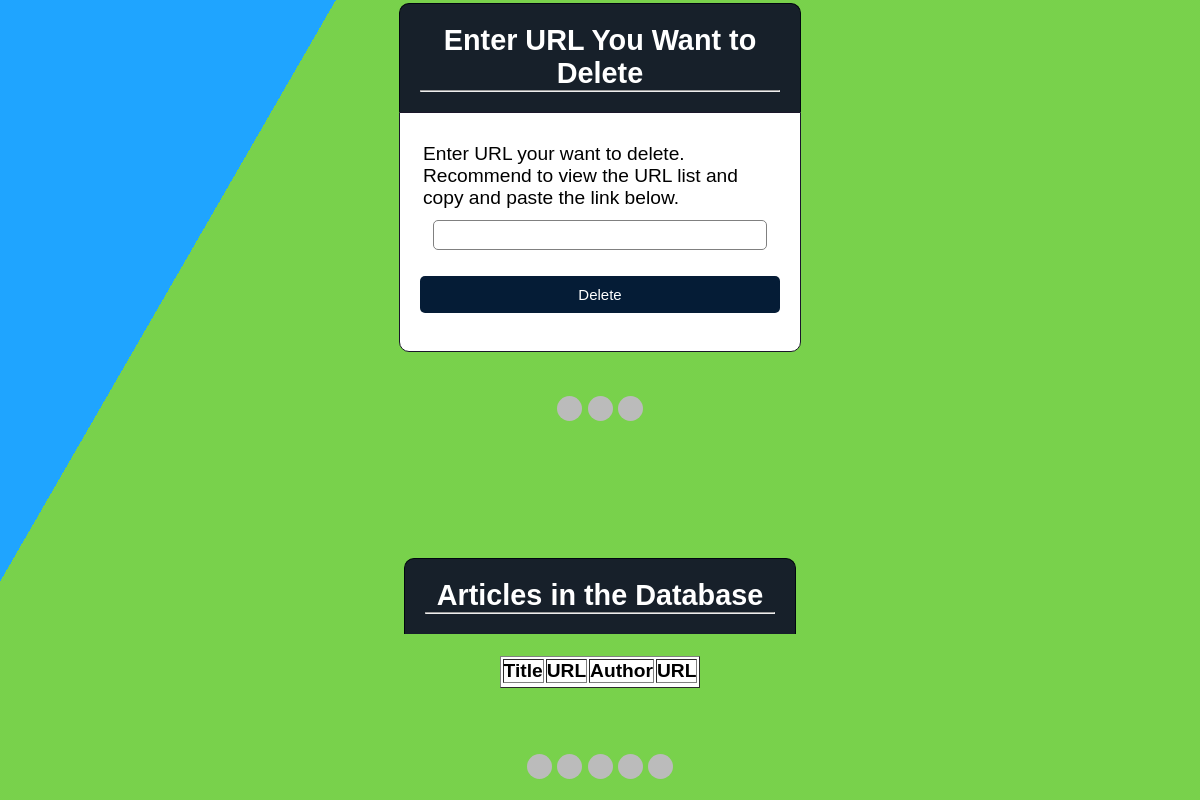
Before: /wellness/adminArticleControl.php (lower part) with the older database file.
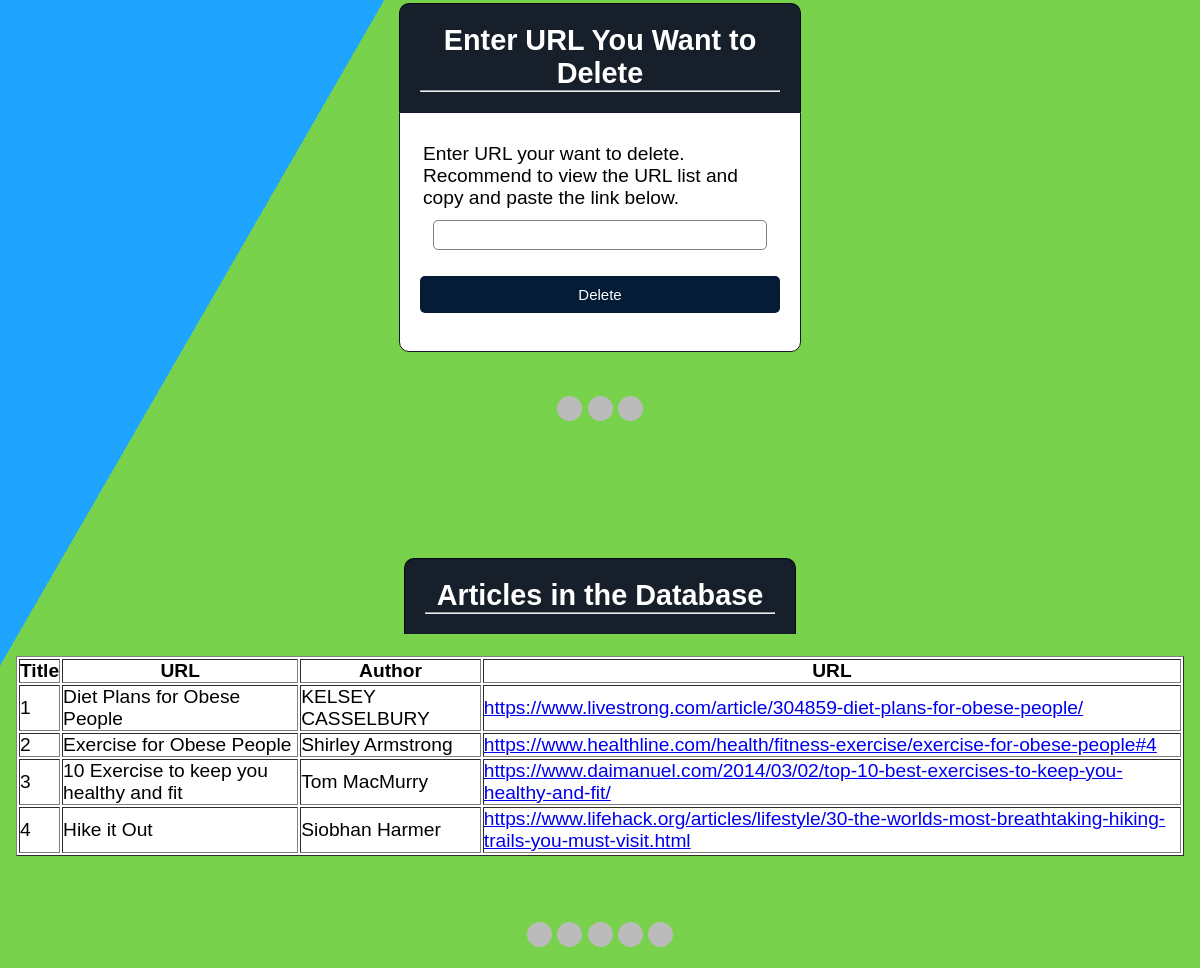
After: the same page with the newer database file.
### tables this page shows
CREATE TABLE articles
(
    article_ID int NOT NULL AUTO_INCREMENT PRIMARY KEY,
    ArticleTitle varchar(255) NOT NULL,
    ArticleAuthors varchar(255) NOT NULL,
    urls varchar(225) NOT NULL UNIQUE,
    ArticleTopic_1 varchar(225),
    ArticleTopic_2 varchar(225),
    ArticleTopic_3 varchar(225),
    ArticleTag_1 varchar(225),
    ArticleTag_2 varchar(225),
    ArticleTag_3 varchar(225),
    ArticleTag_4 varchar(225)
);

### wellness/adminArticleControl.php (the view, shortened to what this page needs)
<!DOCTYPE html>
<html>
  <link rel="stylesheet" href="stylesheet.css">
  <head>
    </head>
    <body>
    </body>
   <center>
    <link rel="stylesheet" type="text/css" href="style.css">
   <p>
    <br>
    <br>
  <br>
     <br>
     <br>
   <center>
   <div class="header">
          <h2>Enter URL You Want to Delete </h2><hr>
   </div>
   <form method="post" action="adminArticleControl.php">
    <div class="input-group">
         <label>Enter URL your want to delete. Recommend to view the URL list and copy and paste the link below. </label>
         <input type="text" name="url_to_delete">
       </div>
   <div class="input-group">
         <button type="submit" class="btn" name="delete_url">Delete</button>
       </div>
   </center>
    <br>
  <br>
  <div style="text-align:center">
    <span class="dot"></span>
    <span class="dot"></span>
    <span class="dot"></span>
  </div>
     <br>
     <br>
    <div class="container">
    <br>
    <div class="header">
          <h2>Articles in the Database </h2><hr>
   </div>
   <table class="table table-bordered" border="1" bgcolor="#FFFFFF">
    <thead>
    <tr>
    <th>Title</th>
    <th>URL</th>
    <th>Author</th>
    <th>URL</th>
     </tr>
    </thead>
    <tbody>
    <tr>
    <?php
   $db = mysqli_connect('localhost', 'root', '', 'wellness');
   $user_check_query = "SELECT *  FROM articles";
   $result = mysqli_query($db, $user_check_query);
   echo "<br>";
   while ($row = $result -> fetch_assoc())
   {
              echo"<td>".$row['article_ID']."</td>";
              echo"<td>".$row['ArticleTitle']."</td>";
              echo"<td>".$row['ArticleAuthors']."</td>";
              echo "<td>";
              echo "<a href='{$row['urls']}' target='_new'> {$row['urls']} </a>";
              echo "</td>";
              echo "</tr>";
   }
   ?>
    </table>
  <br>
  <br>
  <br>
  <p>
  <div style="text-align:center">
    <span class="dot"></span>
    <span class="dot"></span>
    <span class="dot"></span>
    <span class="dot"></span>
    <span class="dot"></span>
  </div>
  </p>
    </body>
</html>

Changed rows visible on the page:
added articles: article_ID "1", ArticleTitle "Diet Plans for Obese People", ArticleAuthors "KELSEY CASSELBURY", urls "https://www.livestrong.com/article/304859-diet-plans-for-obese-people/"
added articles: article_ID "2", ArticleTitle "Exercise for Obese People", ArticleAuthors "Shirley Armstrong", urls "https://www.healthline.com/health/fitness-exercise/exercise-for-obese-people#4"
added articles: article_ID "3", ArticleTitle "10 Exercise to keep you healthy and fit", ArticleAuthors "Tom MacMurry", urls "https://www.daimanuel.com/2014/03/02/top-10-best-exercises-to-keep-you-healthy-and-fit/"
added articles: article_ID "4", ArticleTitle "Hike it Out", ArticleAuthors "Siobhan Harmer", urls "https://www.lifehack.org/articles/lifestyle/30-the-worlds-most-breathtaking-hiking-trails-you-must-visit.html"
